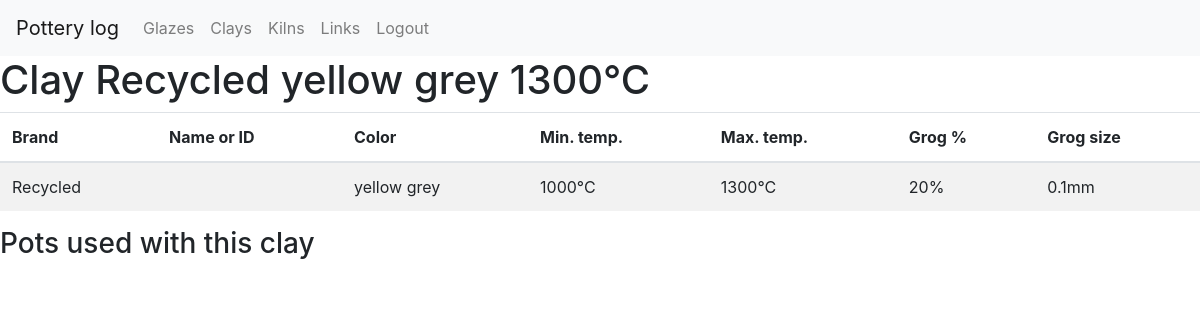
The page /showclay/4 (signed in) on the database as committed earlier.
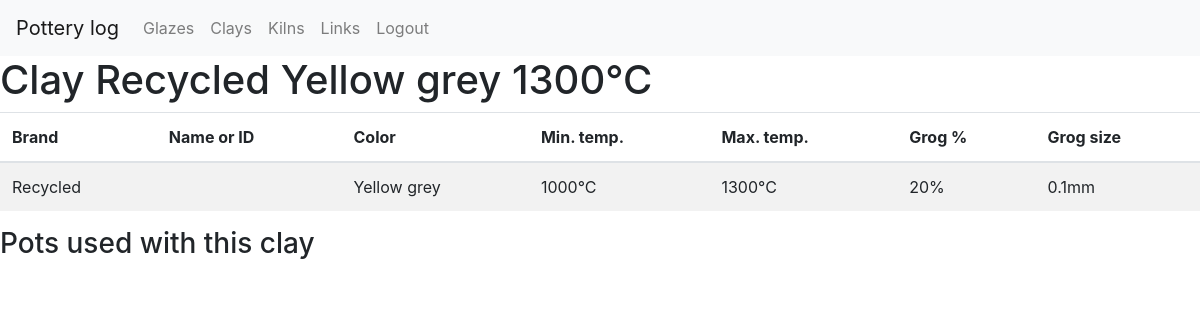
The same page on the database as committed later.
### app/models.py (models this page shows, shortened)
class Clay(db.Model):
    __tablename__ = 'clay'
    id = db.Column(db.Integer, primary_key=True)
    brand = db.Column(db.String(140), index=True)
    name_id = db.Column(db.String(140), index=True)
    color = db.Column(db.String(140))
    temp_min = db.Column(db.Integer) # in °C
    temp_max = db.Column(db.Integer) # in °C
    grog_percent = db.Column(db.Integer) # in %
    grog_size_max = db.Column(db.Float) # in mm
    pots = db.relationship('Pot', backref='made_with_clay', lazy='dynamic')
    def get_clay_name(self):
        brand = self.brand or ''
        name_id = self.name_id or ''
        color = self.color or ''
        temp_max = str(self.temp_max) + '°C' if self.temp_max else ''
        return '{} {} {} {}'.format(brand, name_id, color, temp_max)

### app/controller.py (the view)
@app.route('/showclay/<int:clay_id>')
@login_required
def show_clay(clay_id):
    clay = Clay.query.get_or_404(clay_id)
    return render_template('showclay.html', title='Clay {}'.format(clay.get_clay_name()), clay=clay)

### app/models.py (called while the page is built)
@login.user_loader
def load_user(id):
    return User.query.get(int(id))

### app/templates/showclay.html (shortened to what this page needs)
{% extends 'layout.html' %}
{% block main %}
<h1>Clay {{ clay.get_clay_name() }}</h1>
<table class="table table-striped">
    <thead>
        <tr>
            <th>Brand</th>
            <th>Name or ID</th>
            <th>Color</th>
            <th>Min. temp.</th>
            <th>Max. temp.</th>
            <th>Grog %</th>
            <th>Grog size</th>
        </tr>
    </thead>
    <body>
        <tr>
            <td>{{ clay.brand or '' }}</td>
            <td>{{ clay.name_id or '' }}</td>
            <td>{{ clay.color or '' }}</td>
            <td>{{ clay.temp_min ~ '°C' if clay.temp_min else '' }}</td>
            <td>{{ clay.temp_max ~ '°C' if clay.temp_max else '' }}</td>
            <td>{{ clay.grog_percent ~ '%' if clay.grog_percent else '' }}</td>
            <td>{{ clay.grog_size_max ~ 'mm' if clay.grog_size_max else '' }}</td>
        </tr>
    </body>
</table>
<h3>Pots used with this clay</h3>
{% endblock %}

Rows that differ between the two databases and show on the page:
changed Clay "Recycled": get_clay_name "Recycled yellow grey 1300°C" → "Recycled Yellow grey 1300°C"; color "yellow grey" → "Yellow grey"
